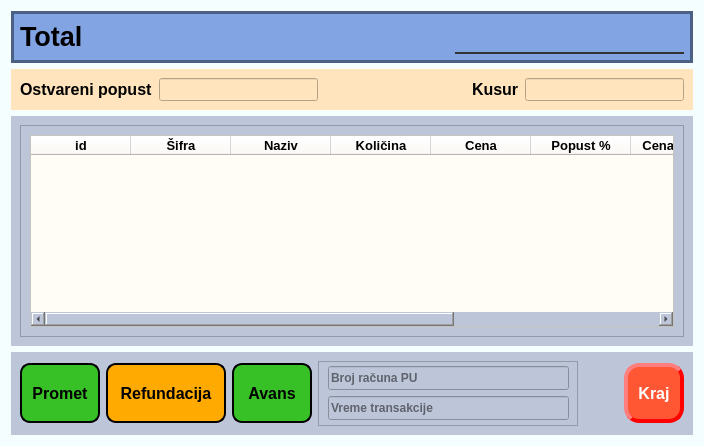
     <widget class="QWidget" name="desniWidget" native="true">
      <property name="styleSheet">
       <string notr="true">background-color: #F5FEFF;</string>
      </property>
      <layout class="QVBoxLayout" name="verticalLayout_2">
       <item>
        <widget class="QWidget" name="totalWidget" native="true">
         <property name="sizePolicy">
          <sizepolicy hsizetype="Expanding" vsizetype="Fixed">
           <horstretch>0</horstretch>
           <verstretch>0</verstretch>
          </sizepolicy>
         </property>
         <property name="minimumSize">
          <size>
           <width>561</width>
           <height>50</height>
          </size>
         </property>
         <property name="styleSheet">
          <string notr="true">background-color: #82a4e3;
border-style:solid;
border-width:3px;
border-color:#4c6084;</string>
         </property>
         <layout class="QHBoxLayout" name="horizontalLayout_3">
          <item>
           <widget class="QLabel" name="label_9">
            <property name="sizePolicy">
             <sizepolicy hsizetype="Fixed" vsizetype="Fixed">
              <horstretch>0</horstretch>
              <verstretch>0</verstretch>
             </sizepolicy>
            </property>
            <property name="font">
             <font>
              <pointsize>20</pointsize>
              <bold>true</bold>
             </font>
            </property>
            <property name="styleSheet">
             <string notr="true">border-style:none;</string>
            </property>
            <property name="text">
             <string>Total</string>
            </property>
           </widget>
          </item>
          <item>
           <widget class="QLineEdit" name="iznosRefundacijeEdit">
            <property name="enabled">
             <bool>false</bool>
            </property>
            <property name="minimumSize">
             <size>
              <width>100</width>
              <height>0</height>
             </size>
            </property>
            <property name="font">
             <font>
              <pointsize>7</pointsize>
             </font>
            </property>
            <property name="styleSheet">
             <string notr="true">border-style:none;</string>
            </property>
           </widget>
          </item>
          <item>
           <widget class="QLineEdit" name="poslednjiAvansEdit">
            <property name="enabled">
             <bool>false</bool>
            </property>
            <property name="minimumSize">
             <size>
              <width>150</width>
              <height>0</height>
             </size>
            </property>
            <property name="font">
             <font>
              <pointsize>7</pointsize>
             </font>
            </property>
            <property name="styleSheet">
             <string notr="true">border-style:none;</string>
            </property>
           </widget>
          </item>
          <item>
           <spacer name="horizontalSpacer_2">
            <property name="orientation">
             <enum>Qt::Horizontal</enum>
            </property>
            <property name="sizeHint" stdset="0">
             <size>
              <width>40</width>
              <height>20</height>
             </size>
            </property>
           </spacer>
          </item>
          <item>
           <widget class="QLineEdit" name="totalEdit">
            <property name="enabled">
             <bool>false</bool>
            </property>
            <property name="sizePolicy">
             <sizepolicy hsizetype="Fixed" vsizetype="Fixed">
              <horstretch>0</horstretch>
              <verstretch>0</verstretch>
             </sizepolicy>
            </property>
            <property name="font">
             <font>
              <pointsize>18</pointsize>
              <bold>true</bold>
             </font>
            </property>
            <property name="statusTip">
             <string>Ukupan iznos računa za plaćanje</string>
            </property>
            <property name="styleSheet">
             <string notr="true">border: 2px solid rgba(0, 0, 0, 0);
    border-bottom: 2px solid #333;</string>
            </property>
            <property name="readOnly">
             <bool>true</bool>
            </property>
           </widget>
          </item>
         </layout>
        </widget>
       </item>
       <item>
        <widget class="QWidget" name="kusurWidget" native="true">
         <property name="minimumSize">
          <size>
           <width>561</width>
           <height>41</height>
          </size>
         </property>
         <property name="maximumSize">
          <size>
           <width>16777215</width>
           <height>41</height>
          </size>
         </property>
         <property name="styleSheet">
          <string notr="true">background-color: rgb(255, 228, 189);</string>
         </property>
         <layout class="QHBoxLayout" name="horizontalLayout_4">
          <item>
           <widget class="QLabel" name="label_10">
            <property name="sizePolicy">
             <sizepolicy hsizetype="Fixed" vsizetype="Fixed">
              <horstretch>0</horstretch>
              <verstretch>0</verstretch>
             </sizepolicy>
            </property>
            <property name="font">
             <font>
              <pointsize>12</pointsize>
              <bold>true</bold>
             </font>
            </property>
            <property name="text">
             <string>Ostvareni popust</string>
            </property>
           </widget>
          </item>
          <item>
           <widget class="QLineEdit" name="ostPopEdit">
            <property name="enabled">
             <bool>false</bool>
            </property>
            <property name="sizePolicy">
             <sizepolicy hsizetype="Fixed" vsizetype="Fixed">
              <horstretch>0</horstretch>
              <verstretch>0</verstretch>
             </sizepolicy>
            </property>
            <property name="font">
             <font>
              <pointsize>12</pointsize>
              <bold>true</bold>
             </font>
            </property>
            <property name="statusTip">
             <string>Ostvareni popust na iznos celog računa.</string>
            </property>
            <property name="styleSheet">
             <string notr="true">color: rgb(0, 108, 0);</string>
            </property>
            <property name="readOnly">
             <bool>true</bool>
            </property>
           </widget>
          </item>
          <item>
           <spacer name="horizontalSpacer_3">
            <property name="orientation">
             <enum>Qt::Horizontal</enum>
            </property>
            <property name="sizeHint" stdset="0">
             <size>
              <width>40</width>
              <height>20</height>
             </size>
            </property>
           </spacer>
          </item>
          <item>
           <widget class="QLabel" name="label_12">
            <property name="sizePolicy">
             <sizepolicy hsizetype="Fixed" vsizetype="Fixed">
              <horstretch>0</horstretch>
              <verstretch>0</verstretch>
             </sizepolicy>
            </property>
            <property name="font">
             <font>
              <pointsize>12</pointsize>
              <bold>true</bold>
             </font>
            </property>
            <property name="text">
             <string>Kusur</string>
            </property>
           </widget>
          </item>
          <item>
           <widget class="QLineEdit" name="kusurEdit">
            <property name="enabled">
             <bool>false</bool>
            </property>
            <property name="sizePolicy">
             <sizepolicy hsizetype="Fixed" vsizetype="Fixed">
              <horstretch>0</horstretch>
              <verstretch>0</verstretch>
             </sizepolicy>
            </property>
            <property name="font">
             <font>
              <pointsize>12</pointsize>
              <bold>true</bold>
             </font>
            </property>
            <property name="statusTip">
             <string>Povrat novca kupcu (kusur).</string>
            </property>
            <property name="styleSheet">
             <string notr="true">color: rgb(179, 11, 0);</string>
            </property>
            <property name="readOnly">
             <bool>true</bool>
            </property>
           </widget>
          </item>
         </layout>
        </widget>
       </item>
       <item>
        <widget class="QWidget" name="tabelaWidget" native="true">
         <property name="sizePolicy">
          <sizepolicy hsizetype="Expanding" vsizetype="Expanding">
           <horstretch>0</horstretch>
           <verstretch>0</verstretch>
          </sizepolicy>
         </property>
         <property name="styleSheet">
          <string notr="true">background-color: #bdc6d9;</string>
         </property>
         <layout class="QVBoxLayout" name="verticalLayout_3">
          <item>
           <widget class="QFrame" name="tableFrame">
            <property name="sizePolicy">
             <sizepolicy hsizetype="Expanding" vsizetype="Expanding">
              <horstretch>0</horstretch>
              <verstretch>0</verstretch>
             </sizepolicy>
            </property>
            <property name="frameShape">
             <enum>QFrame::StyledPanel</enum>
            </property>
            <property name="frameShadow">
             <enum>QFrame::Raised</enum>
            </property>
            <layout class="QVBoxLayout" name="verticalLayout_4">
             <item>
              <widget class="QTableWidget" name="stavkeTable">
               <property name="sizePolicy">
                <sizepolicy hsizetype="Expanding" vsizetype="Expanding">
                 <horstretch>0</horstretch>
                 <verstretch>0</verstretch>
                </sizepolicy>
               </property>
               <property name="font">
                <font>
                 <pointsize>11</pointsize>
                 <bold>true</bold>
                </font>
               </property>
               <property name="statusTip">
                <string>Tabela u kojoj su prikazane stavke računa.</string>
               </property>
               <property name="styleSheet">
                <string notr="true">background-color: #FFFDF6;</string>
               </property>
               <property name="rowCount">
                <number>0</number>
               </property>
               <property name="columnCount">
                <number>9</number>
               </property>
               <attribute name="horizontalHeaderCascadingSectionResizes">
                <bool>false</bool>
               </attribute>
               <attribute name="horizontalHeaderDefaultSectionSize">
                <number>100</number>
               </attribute>
               <attribute name="horizontalHeaderShowSortIndicator" stdset="0">
                <bool>true</bool>
               </attribute>
               <column>
                <property name="text">
                 <string>id</string>
                </property>
                <property name="font">
                 <font>
                  <pointsize>10</pointsize>
                  <bold>true</bold>
                 </font>
                </property>
                <property name="background">
                 <color>
                  <red>162</red>
                  <green>196</green>
                  <blue>224</blue>
                 </color>
                </property>
                <property name="foreground">
                 <brush brushstyle="NoBrush">
                  <color alpha="255">
                   <red>0</red>
                   <green>0</green>
                   <blue>0</blue>
                  </color>
                 </brush>
                </property>
               </column>
               <column>
                <property name="text">
                 <string>Šifra</string>
                </property>
                <property name="font">
                 <font>
                  <pointsize>10</pointsize>
                  <bold>true</bold>
                 </font>
                </property>
                <property name="background">
                 <color>
                  <red>162</red>
                  <green>196</green>
                  <blue>224</blue>
                 </color>
                </property>
                <property name="foreground">
                 <brush brushstyle="NoBrush">
                  <color alpha="255">
                   <red>0</red>
                   <green>0</green>
                   <blue>0</blue>
                  </color>
                 </brush>
                </property>
               </column>
               <column>
                <property name="text">
                 <string>Naziv</string>
                </property>
                <property name="font">
                 <font>
                  <pointsize>10</pointsize>
                  <bold>true</bold>
                 </font>
                </property>
                <property name="background">
                 <color>
                  <red>162</red>
                  <green>196</green>
                  <blue>224</blue>
                 </color>
                </property>
                <property name="foreground">
                 <brush brushstyle="NoBrush">
                  <color alpha="255">
                   <red>0</red>
                   <green>0</green>
                   <blue>0</blue>
                  </color>
                 </brush>
                </property>
               </column>
               <column>
                <property name="text">
                 <string>Količina</string>
                </property>
                <property name="font">
                 <font>
                  <pointsize>10</pointsize>
                  <bold>true</bold>
                 </font>
                </property>
                <property name="background">
                 <color>
                  <red>162</red>
                  <green>196</green>
                  <blue>224</blue>
                 </color>
                </property>
                <property name="foreground">
                 <brush brushstyle="NoBrush">
                  <color alpha="255">
                   <red>0</red>
                   <green>0</green>
                   <blue>0</blue>
                  </color>
                 </brush>
                </property>
               </column>
               <column>
                <property name="text">
                 <string>Cena</string>
                </property>
                <property name="font">
                 <font>
                  <pointsize>10</pointsize>
                  <bold>true</bold>
                 </font>
                </property>
                <property name="background">
                 <color>
                  <red>162</red>
                  <green>196</green>
                  <blue>224</blue>
                 </color>
                </property>
                <property name="foreground">
                 <brush brushstyle="NoBrush">
                  <color alpha="255">
                   <red>0</red>
                   <green>0</green>
                   <blue>0</blue>
                  </color>
                 </brush>
                </property>
               </column>
               <column>
                <property name="text">
                 <string>Popust %</string>
                </property>
                <property name="font">
                 <font>
                  <pointsize>10</pointsize>
                  <bold>true</bold>
                 </font>
                </property>
                <property name="background">
                 <color>
                  <red>162</red>
                  <green>196</green>
                  <blue>224</blue>
                 </color>
                </property>
                <property name="foreground">
                 <brush brushstyle="NoBrush">
                  <color alpha="255">
                   <red>0</red>
                   <green>0</green>
                   <blue>0</blue>
                  </color>
                 </brush>
                </property>
               </column>
               <column>
                <property name="text">
                 <string>Cena sa pop</string>
                </property>
                <property name="font">
                 <font>
                  <pointsize>10</pointsize>
                  <bold>true</bold>
                 </font>
                </property>
                <property name="background">
                 <color>
                  <red>162</red>
                  <green>196</green>
                  <blue>224</blue>
                 </color>
                </property>
                <property name="foreground">
                 <brush brushstyle="NoBrush">
                  <color alpha="255">
                   <red>0</red>
                   <green>0</green>
                   <blue>0</blue>
                  </color>
                 </brush>
                </property>
               </column>
               <column>
                <property name="text">
                 <string>Vrednost</string>
                </property>
                <property name="font">
                 <font>
                  <pointsize>10</pointsize>
                  <bold>true</bold>
                 </font>
                </property>
                <property name="background">
                 <color>
                  <red>162</red>
                  <green>196</green>
                  <blue>224</blue>
                 </color>
                </property>
                <property name="foreground">
                 <brush brushstyle="NoBrush">
                  <color alpha="255">
                   <red>0</red>
                   <green>0</green>
                   <blue>0</blue>
                  </color>
                 </brush>
                </property>
               </column>
               <column>
                <property name="text">
                 <string>Briši stavku</string>
                </property>
                <property name="font">
                 <font>
                  <pointsize>10</pointsize>
                  <bold>true</bold>
                 </font>
                </property>
                <property name="background">
                 <color>
                  <red>162</red>
                  <green>196</green>
                  <blue>224</blue>
                 </color>
                </property>
                <property name="foreground">
                 <brush brushstyle="NoBrush">
                  <color alpha="255">
                   <red>0</red>
                   <green>0</green>
                   <blue>0</blue>
                  </color>
                 </brush>
                </property>
               </column>
              </widget>
             </item>
            </layout>
           </widget>
          </item>
         </layout>
        </widget>
       </item>
       <item>
        <widget class="QWidget" name="footWidget" native="true">
         <property name="sizePolicy">
          <sizepolicy hsizetype="Expanding" vsizetype="Fixed">
           <horstretch>0</horstretch>
           <verstretch>0</verstretch>
          </sizepolicy>
         </property>
         <property name="minimumSize">
          <size>
           <width>561</width>
           <height>70</height>
          </size>
         </property>
         <property name="styleSheet">
          <string notr="true">background-color: #bdc6d9;</string>
         </property>
         <layout class="QHBoxLayout" name="horizontalLayout_2">
          <item>
           <widget class="QPushButton" name="btnPromet">
            <property name="minimumSize">
             <size>
              <width>80</width>
              <height>60</height>
             </size>
            </property>
            <property name="maximumSize">
             <size>
              <width>80</width>
              <height>60</height>
             </size>
            </property>
            <property name="font">
             <font>
              <pointsize>12</pointsize>
              <bold>true</bold>
             </font>
            </property>
            <property name="cursor">
             <cursorShape>PointingHandCursor</cursorShape>
            </property>
            <property name="toolTip">
             <string>Promet prodaja</string>
            </property>
            <property name="statusTip">
             <string>Promet je mod za izdavanje fiskalnih računa.</string>
            </property>
            <property name="styleSheet">
             <string notr="true">QPushButton#btnPromet {
	background-color: #37c127;
    border-style:outset;
	border-width:2px;
	border-radius:10px;
	border-color:black;
	padding:10px;
}
QPushButton#btnPromet:hover {
    background-color: #45e72f; 
}
QPushButton#btnPromet:pressed {
    background-color:#319e20; 
}</string>
            </property>
            <property name="text">
             <string>Promet</string>
            </property>
            <property name="iconSize">
             <size>
              <width>48</width>
              <height>48</height>
             </size>
            </property>
           </widget>
          </item>
          <item>
           <widget class="QPushButton" name="btnRefundacija">
            <property name="minimumSize">
             <size>
              <width>120</width>
              <height>60</height>
             </size>
            </property>
            <property name="maximumSize">
             <size>
              <width>120</width>
              <height>60</height>
             </size>
            </property>
            <property name="font">
             <font>
              <pointsize>12</pointsize>
              <bold>true</bold>
             </font>
            </property>
            <property name="cursor">
             <cursorShape>PointingHandCursor</cursorShape>
            </property>
            <property name="toolTip">
             <string>Refundacija računa, kopiranje</string>
            </property>
            <property name="statusTip">
             <string>Refundacija je mod u kome se može izvršiti storniranje dela ili celog fiskalnog računa.</string>
            </property>
            <property name="styleSheet">
             <string notr="true">QPushButton#btnRefundacija {
	background-color: #ffaa00;
    border-style:outset;
	border-width:2px;
	border-radius:10px;
	border-color:black;
	padding:10px;
}
QPushButton#btnRefundacija:hover {
    background-color: #ffd21c; 
}
QPushButton#btnRefundacija:pressed {
    background-color:#e39700; 
}</string>
            </property>
            <property name="text">
             <string>Refundacija</string>
            </property>
            <property name="iconSize">
             <size>
              <width>48</width>
              <height>48</height>
             </size>
            </property>
           </widget>
          </item>
          <item>
           <widget class="QPushButton" name="btnAvans">
            <property name="minimumSize">
             <size>
              <width>80</width>
              <height>60</height>
             </size>
            </property>
            <property name="maximumSize">
             <size>
              <width>80</width>
              <height>60</height>
             </size>
            </property>
            <property name="font">
             <font>
              <pointsize>12</pointsize>
              <bold>true</bold>
             </font>
            </property>
            <property name="cursor">
             <cursorShape>PointingHandCursor</cursorShape>
            </property>
            <property name="styleSheet">
             <string notr="true">QPushButton#btnAvans {
	background-color: #37c127;
    border-style:outset;
	border-width:2px;
	border-radius:10px;
	border-color:black;
	padding:10px;
}
QPushButton#btnAvans:hover {
    background-color: #45e72f; 
}
QPushButton#btnAvans:pressed {
    background-color:#319e20; 
}</string>
            </property>
            <property name="text">
             <string>Avans</string>
            </property>
           </widget>
          </item>
          <item>
           <widget class="QFrame" name="puFrame">
            <property name="minimumSize">
             <size>
              <width>260</width>
              <height>65</height>
             </size>
            </property>
            <property name="maximumSize">
             <size>
              <width>260</width>
              <height>65</height>
             </size>
            </property>
            <property name="frameShape">
             <enum>QFrame::StyledPanel</enum>
            </property>
            <property name="frameShadow">
             <enum>QFrame::Raised</enum>
            </property>
            <widget class="QLineEdit" name="brrnpuEdit">
             <property name="enabled">
              <bool>false</bool>
             </property>
             <property name="geometry">
              <rect>
               <x>10</x>
               <y>5</y>
               <width>241</width>
               <height>24</height>
              </rect>
             </property>
             <property name="font">
              <font>
               <pointsize>9</pointsize>
               <bold>true</bold>
              </font>
             </property>
             <property name="statusTip">
              <string>Broj računa poreske uprave</string>
             </property>
             <property name="readOnly">
              <bool>true</bool>
             </property>
             <property name="placeholderText">
              <string>Broj računa PU</string>
             </property>
            </widget>
            <widget class="QLineEdit" name="vremeTransEdit">
             <property name="enabled">
              <bool>false</bool>
             </property>
             <property name="geometry">
              <rect>
               <x>10</x>
               <y>35</y>
               <width>241</width>
               <height>24</height>
              </rect>
             </property>
             <property name="font">
              <font>
               <pointsize>9</pointsize>
               <bold>true</bold>
              </font>
             </property>
             <property name="statusTip">
              <string>Vreme transakcije (štampe fiskalnog računa)</string>
             </property>
             <property name="readOnly">
              <bool>true</bool>
             </property>
             <property name="placeholderText">
              <string>Vreme transakcije</string>
             </property>
            </widget>
           </widget>
          </item>
          <item>
           <spacer name="horizontalSpacer">
            <property name="orientation">
             <enum>Qt::Horizontal</enum>
            </property>
            <property name="sizeHint" stdset="0">
             <size>
              <width>40</width>
              <height>20</height>
             </size>
            </property>
           </spacer>
          </item>
          <item>
           <widget class="QPushButton" name="btnKraj">
            <property name="minimumSize">
             <size>
              <width>60</width>
              <height>60</height>
             </size>
            </property>
            <property name="maximumSize">
             <size>
              <width>60</width>
              <height>60</height>
             </size>
            </property>
            <property name="font">
             <font>
              <pointsize>12</pointsize>
              <bold>true</bold>
             </font>
            </property>
            <property name="cursor">
             <cursorShape>PointingHandCursor</cursorShape>
            </property>
            <property name="toolTip">
             <string>Izađi iz programa</string>
            </property>
            <property name="statusTip">
             <string>Izlaz iz programa.</string>
            </property>
            <property name="styleSheet">
             <string notr="true">QPushButton#btnKraj {
	background-color: #FF5733;
    color: white;
     border-style: outset;
     border-width: 4px;
     border-radius: 15px;
     border-color: red;
     padding: 10px;
}
QPushButton#btnKraj:hover {
    background-color: #e60c00; 
}
QPushButton#btnKraj:pressed {
    background-color:#ab0900; 
}</string>
            </property>
            <property name="text">
             <string>Kraj</string>
            </property>
            <property name="iconSize">
             <size>
              <width>48</width>
              <height>48</height>
             </size>
            </property>
           </widget>
          </item>
         </layout>
        </widget>
       </item>
      </layout>
     </widget>
